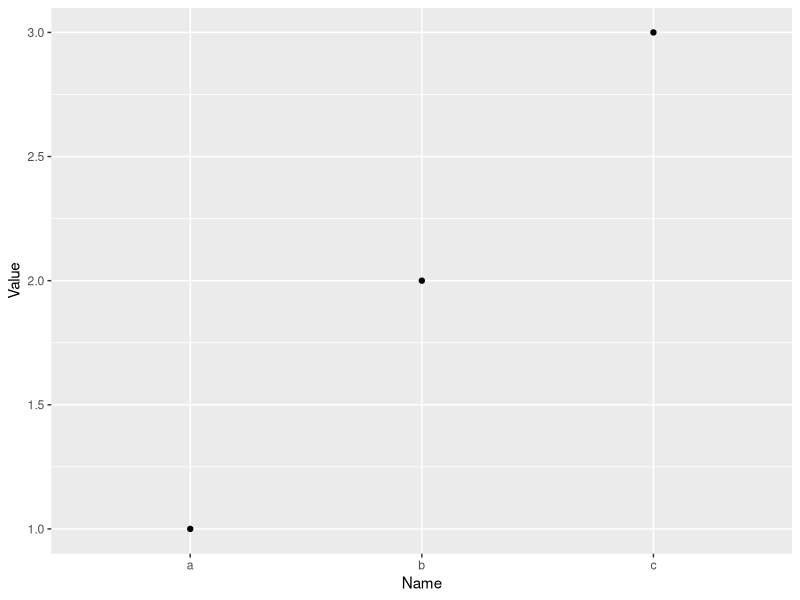
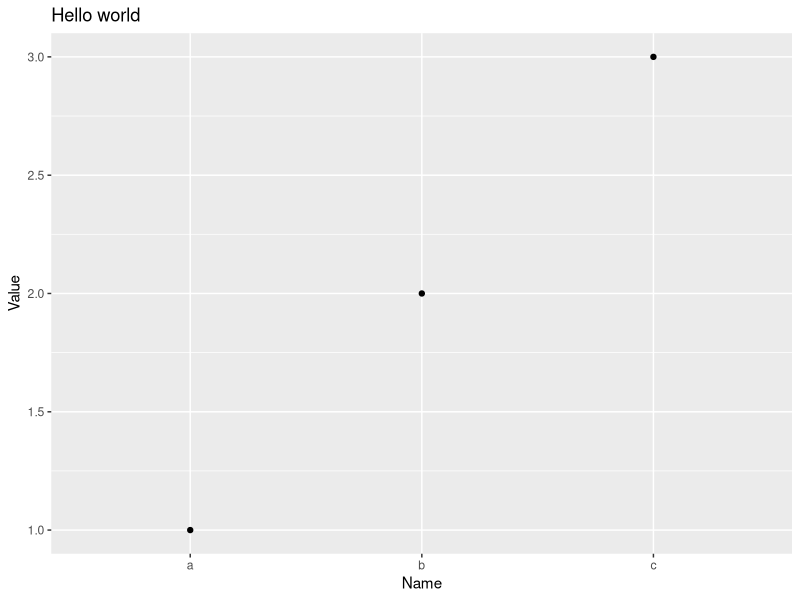
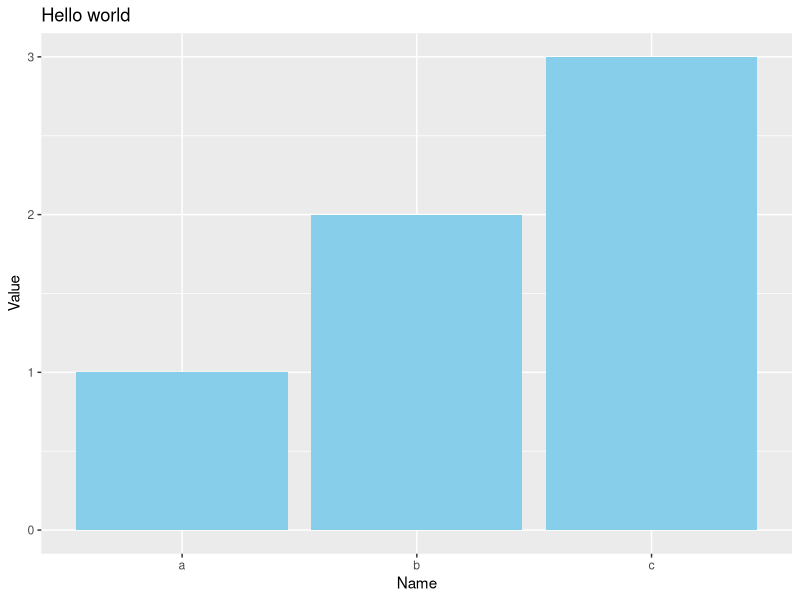

Write the R code that produced these figures, in order.
## ---- chunk 1
library(ggplot2)
## ---- chunk 2
df <- data.frame(
  Name = c("a","b","c"),
  Value = c(1,2,3))
## ---- chunk 3
ggplot(
data = df,
  aes(
    x = Name,
    y = Value)) +
    geom_point()
## ---- chunk 4
ggplot(
  data = df,
  aes(
    x = Name,
    y = Value)) +
  geom_point() +
  ggtitle("Hello world") + 
  xlab("Name") +
  ylab("Value")

## ---- chunk 5
ggplot(
  data = df,
  aes(
    x = Name,
    y = Value)) +
  geom_bar(
    stat = "identity",
    fill = "skyblue") +
  ggtitle("Hello world") +
  xlab("Name") +
  ylab("Value")
    
